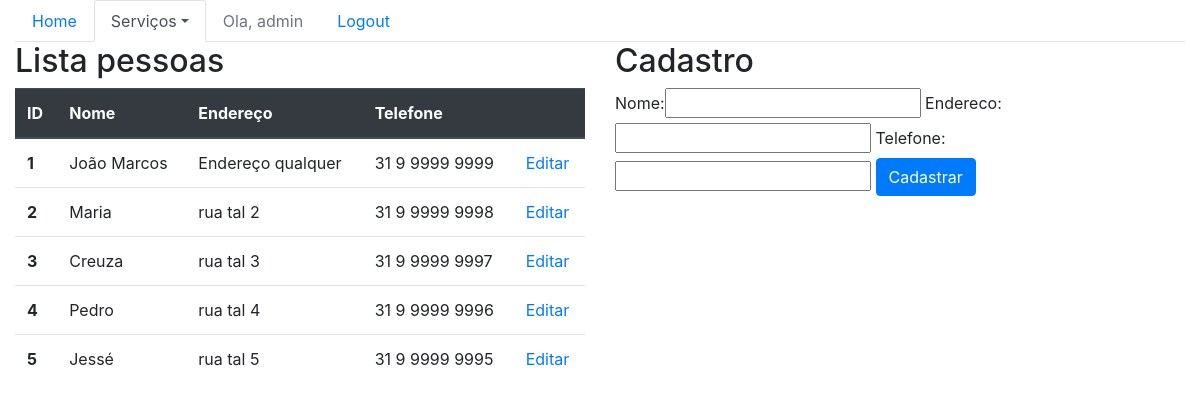
The page /sistema/pessoas/ (signed in) on the database as committed earlier.
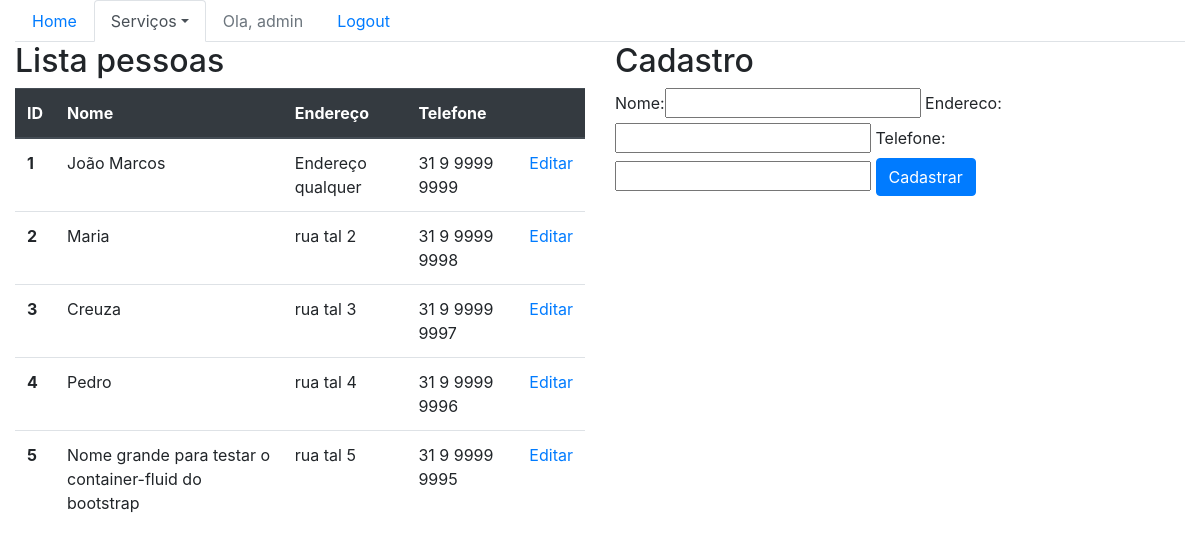
The same page on the database as committed later.
### core/models.py (models this page shows, shortened)
class Pessoa(models.Model):
    nome = models.CharField(max_length=100)
    endereco = models.CharField(max_length=200)
    telefone = models.CharField(max_length=20)

### core/views.py (the view)
@login_required
def lista_pessoas(request):
    pessoas = Pessoa.objects.all()
    form = PessoaForm()
    data = {'pessoas': pessoas, 'form': form}
    return render(request, 'core/lista_pessoas.html', data)

### core/forms.py
class PessoaForm(ModelForm):
    class Meta:
        model = Pessoa
        fields = '__all__'

### core/templates/core/lista_pessoas.html (shortened to what this page needs)
{% extends 'base.html' %}
{% load bootstrap %}
{% block menu %}
    <ul class="nav nav-tabs">
        <li class="nav-item">
            <a class="nav-link" href="{% url 'core_home' %}">Home</a>
        </li>
        {% if user.is_authenticated  %}
        <li class="nav-item dropdown">
            <a class="nav-link dropdown-toggle active" data-toggle="dropdown" href="#" role="button" aria-haspopup="true" aria-expanded="false">Serviços</a>
        </li>
            <li class="nav-item">
                <a class="nav-link disabled" href="">Ola, {{ user }}   </a>
            </li>
            <li class="nav-item">
                <a class="nav-link" href=" {% url 'logout' %} ">Logout</a>
            </li>
        {% else %}
            <li class="nav-item">
                <a class="nav-link" href=" {% url 'login' %} ">Login</a>
            </li>
        {% endif %}
    </ul>
{% endblock menu %}
{% block main %}
    <div class="row">
        <div class="col-sm-6">
            <table class="table">
                <H2>Lista pessoas</H2>
                <thead class="thead-dark">
                  <tr>
                    <th scope="col">ID</th>
                    <th scope="col">Nome</th>
                    <th scope="col">Endereço</th>
                    <th scope="col">Telefone</th>
                    <th scope="col"></th>
                  </tr>
                </thead>
                <tbody>
                {% for pessoa in pessoas %}
                  <tr>
                    <th scope="row">{{ pessoa.id }}</th>
                    <td>{{ pessoa.nome }}</td>
                    <td>{{ pessoa.endereco }}</td>
                    <td>{{ pessoa.telefone }}</td>
                    <td>
                        <a href="{% url 'core_pessoa_update' pessoa.id %}">Editar</a>
                    </td>
                  </tr>
                {% endfor %}
                </tbody>
            </table>
        </div>
        <div class="col-sm-6">
            <H2>Cadastro</H2>
            <form action="{% url 'core_pessoa_novo' %}" method="POST">
                {{ form|bootstrap }}
                <button type="submit" class="btn btn-primary">Cadastrar</button>
            </form>
        </div>
    </div>
{% endblock main %}

Rows that differ between the two databases and show on the page:
changed Pessoa "rua tal 5": nome "Jessé" → "Nome grande para testar o container-fluid do bootstrap"
